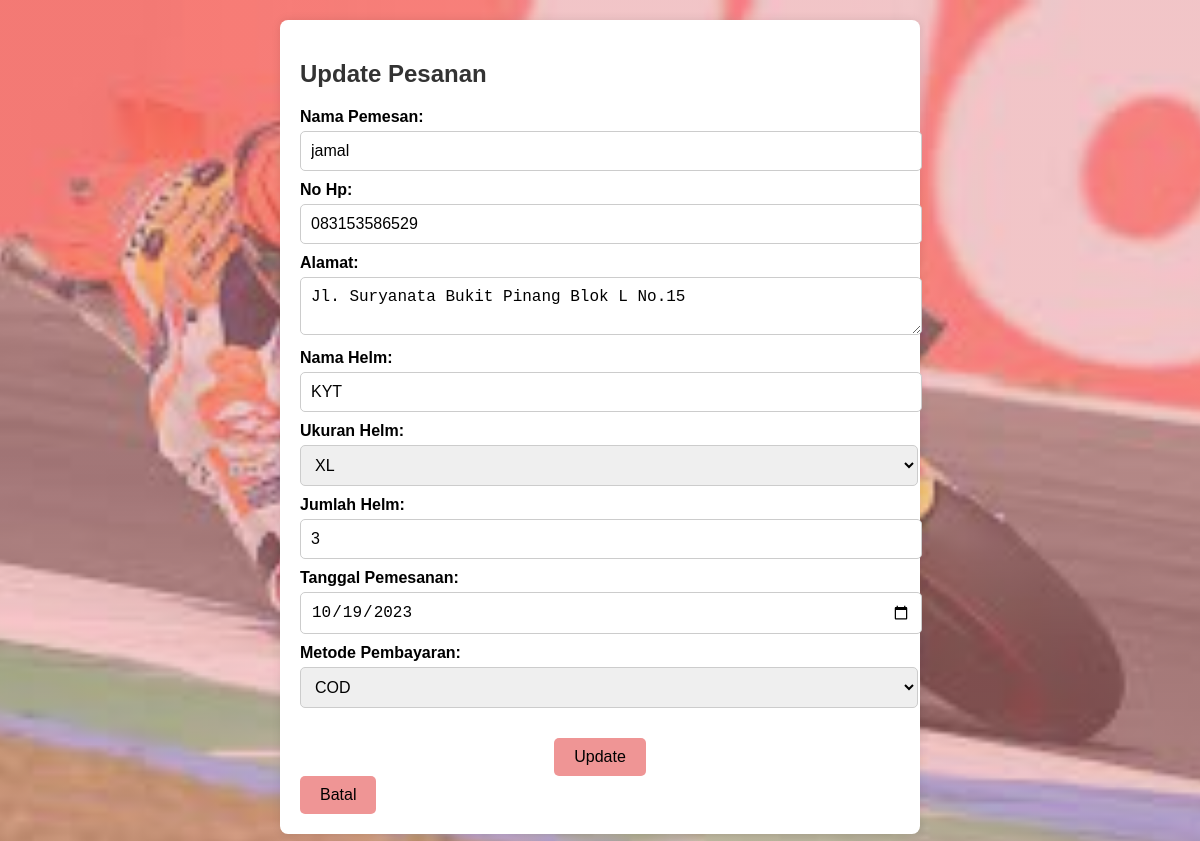
/PT5/update.php?id=1, run on the app's committed database.
### tables this page shows
CREATE TABLE `tbhelm` (
  `id_pesanan` int(5) NOT NULL,
  `nama_pemesan` varchar(50) NOT NULL,
  `no_hp` varchar(20) NOT NULL,
  `alamat_pemesan` text NOT NULL,
  `nama_helm` varchar(20) NOT NULL,
  `ukuran_helm` varchar(20) NOT NULL,
  `jumlah_helm` int(2) NOT NULL,
  `tanggal_pemesanan` date NOT NULL,
  `metode_pembayaran` varchar(30) NOT NULL,
  `upload_berkas` varchar(100) NOT NULL
);

### PT5/update.php (the view, shortened to what this page needs)
<!DOCTYPE html>
<html lang="en">
<head>
</head>
<body>
    <div class="container">
        <h2>Update Pesanan</h2>
        <?php
        require 'koneksi.php';
        if ($_SERVER["REQUEST_METHOD"] == "GET" && isset($_GET['id'])) {
            $id_pesanan = $_GET['id'];
            $query = "SELECT * FROM tbhelm WHERE id_pesanan = $id_pesanan";
            $result = mysqli_query($koneksi, $query);
            if ($result) {
                $data = mysqli_fetch_assoc($result);
            } else {
                echo "Data tidak ditemukan.";
                exit;
            }
        }
        ?>
        <form action="" method="POST">
            <label for="nama_pemesan">Nama Pemesan:</label>
            <input type="text" name="nama_pemesan" value="<?php echo $data['nama_pemesan']; ?>" required>
            <label for="no_hp">No Hp:</label>
            <input type="text" name="no_hp" value="<?php echo $data['no_hp']; ?>" required>
            <label for="alamat_pemesan">Alamat:</label>
            <textarea name="alamat_pemesan" required><?php echo $data['alamat_pemesan']; ?></textarea>
            <label for="nama_helm">Nama Helm:</label>
            <input type="text" name="nama_helm" value="<?php echo $data['nama_helm']; ?>" required>
            <label for="ukuran_helm">Ukuran Helm:</label>
            <select name="ukuran_helm" required>
                <option value="XL" <?php if ($data['ukuran_helm'] === 'XL')
                    echo 'selected'; ?>>XL</option>
            </select>
            <label for="jumlah_helm">Jumlah Helm:</label>
            <input type="number" name="jumlah_helm" value="<?php echo $data['jumlah_helm']; ?>" required>
            <label for="tanggal_pemesanan">Tanggal Pemesanan:</label>
            <input type="date" name="tanggal_pemesanan" value="<?php echo $data['tanggal_pemesanan']; ?>" required>
            <label for="metode_pembayaran">Metode Pembayaran:</label>
            <select name="metode_pembayaran" required>
                <option value="COD" <?php if ($data['metode_pembayaran'] === 'COD')
                    echo 'selected'; ?>>COD</option>
            </select>
            <div class="button-container">
                <input type="submit" value="Update">
            </div>
        </form>
        <button class="button" onclick="window.location.href='read.php'">Batal</button>
    </div>
</body>
</html>

### PT5/update.php (style rules this page uses)
body { font-family: Arial, sans-serif; background-color: #f1f1f1; margin: 0; background: linear-gradient(rgba(239, 149, 149, 0.5), rgba(239, 149, 149, 0.5)), url(nikung.jpeg) no-repeat center center fixed; background-size: cover; }
.container { max-width: 600px; margin: 20px auto; background-color: #fff; padding: 20px; border-radius: 8px; box-shadow: 0 0 10px rgba(0, 0, 0, 0.1); }
h2 { font-size: 24px; color: #333; }
form { margin-top: 20px; }
label { display: block; margin-top: 10px; font-weight: bold; }
input[type="text"], input[type="number"], textarea { width: 100%; padding: 10px; margin-top: 5px; border: 1px solid #ccc; border-radius: 5px; font-size: 16px; }
input[type="date"] { width: 100%; padding: 10px; margin-top: 5px; border: 1px solid #ccc; border-radius: 5px; font-size: 16px; }
select[name="ukuran_helm"] { width: 103%; padding: 10px; margin-top: 5px; border: 1px solid #ccc; border-radius: 5px; font-size: 16px; }
select[name="metode_pembayaran"] { width: 103%; padding: 10px; margin-top: 5px; border: 1px solid #ccc; border-radius: 5px; font-size: 16px; }
input[type="submit"] { background-color: #EF9595; color: #000; border: none; border-radius: 5px; padding: 10px 20px; font-size: 16px; cursor: pointer; margin-top: 10px; }
.button-container { text-align: center; margin-top: 20px; }
.button { background-color: #EF9595; color: #000; border: none; border-radius: 5px; padding: 10px 20px; font-size: 16px; cursor: pointer; text-align: right; }

### data on the page
tbhelm: nama_pemesan "jamal", no_hp "083153586529", alamat_pemesan "Jl. Suryanata Bukit Pinang Blok L No.15", nama_helm "KYT", ukuran_helm "XL", jumlah_helm "3", tanggal_pemesanan "10/19/2023", metode_pembayaran "COD"
